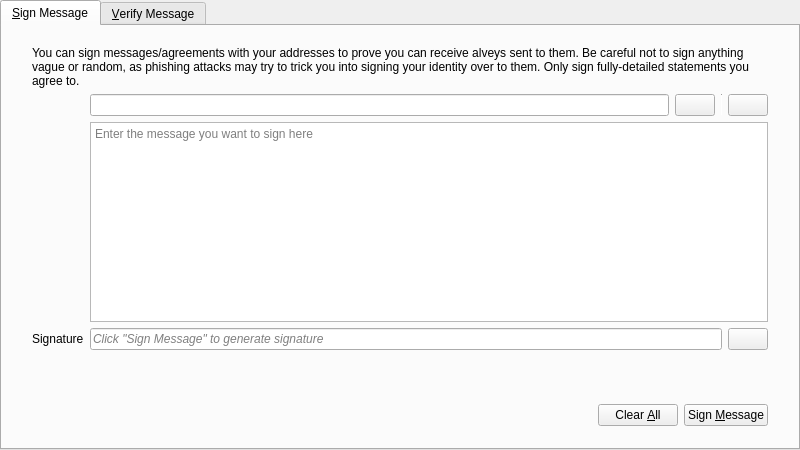
<?xml version="1.0" encoding="UTF-8"?>
<ui version="4.0">
 <class>SignVerifyMessageDialog</class>
 <widget class="QDialog" name="SignVerifyMessageDialog">
  <property name="geometry">
   <rect>
    <x>0</x>
    <y>0</y>
    <width>800</width>
    <height>450</height>
   </rect>
  </property>
  <property name="windowTitle">
   <string>Signatures - Sign / Verify a Message</string>
  </property>
  <property name="modal">
   <bool>true</bool>
  </property>
  <layout class="QVBoxLayout" name="verticalLayout">
   <property name="leftMargin">
    <number>0</number>
   </property>
   <property name="topMargin">
    <number>0</number>
   </property>
   <property name="rightMargin">
    <number>0</number>
   </property>
   <property name="bottomMargin">
    <number>0</number>
   </property>
   <item>
    <widget class="QTabWidget" name="tabWidget">
     <property name="currentIndex">
      <number>0</number>
     </property>
     <widget class="QWidget" name="tabSignMessage">
      <attribute name="title">
       <string>&amp;Sign Message</string>
      </attribute>
      <layout class="QVBoxLayout" name="verticalLayout_SM">
       <property name="leftMargin">
        <number>0</number>
       </property>
       <property name="topMargin">
        <number>0</number>
       </property>
       <property name="rightMargin">
        <number>0</number>
       </property>
       <property name="bottomMargin">
        <number>0</number>
       </property>
       <item>
        <layout class="QVBoxLayout" name="verticalLayout_3">
         <property name="leftMargin">
          <number>30</number>
         </property>
         <property name="topMargin">
          <number>20</number>
         </property>
         <property name="rightMargin">
          <number>30</number>
         </property>
         <property name="bottomMargin">
          <number>20</number>
         </property>
         <item>
          <layout class="QGridLayout" name="gridLayout">
           <item row="1" column="1">
            <layout class="QHBoxLayout" name="horizontalLayout_1_SM">
             <property name="spacing">
              <number>6</number>
             </property>
             <item>
              <widget class="QValidatedLineEdit" name="addressIn_SM">
               <property name="toolTip">
                <string>The AlveyCoin address to sign the message with</string>
               </property>
              </widget>
             </item>
             <item>
              <widget class="AlveyCoinPushButton" name="addressBookButton_SM">
               <property name="toolTip">
                <string>Choose previously used address</string>
               </property>
               <property name="text">
                <string/>
               </property>
               <property name="icon">
                <iconset resource="../bitcoin.lrc">
                 <normaloff>:/icons/address-book</normaloff>:/icons/address-book</iconset>
               </property>
               <property name="shortcut">
                <string>Alt+A</string>
               </property>
               <property name="autoDefault">
                <bool>false</bool>
               </property>
              </widget>
             </item>
             <item>
              <widget class="Line" name="vLine">
               <property name="maximumSize">
                <size>
                 <width>1</width>
                 <height>22</height>
                </size>
               </property>
               <property name="orientation">
                <enum>Qt::Vertical</enum>
               </property>
              </widget>
             </item>
             <item>
              <widget class="AlveyCoinPushButton" name="pasteButton_SM">
               <property name="toolTip">
                <string>Paste address from clipboard</string>
               </property>
               <property name="text">
                <string/>
               </property>
               <property name="icon">
                <iconset resource="../bitcoin.lrc">
                 <normaloff>:/icons/editpaste</normaloff>:/icons/editpaste</iconset>
               </property>
               <property name="shortcut">
                <string>Alt+P</string>
               </property>
               <property name="autoDefault">
                <bool>false</bool>
               </property>
              </widget>
             </item>
            </layout>
           </item>
           <item row="2" column="1">
            <widget class="QPlainTextEdit" name="messageIn_SM">
             <property name="toolTip">
              <string>Enter the message you want to sign here</string>
             </property>
             <property name="placeholderText">
              <string>Enter the message you want to sign here</string>
             </property>
            </widget>
           </item>
           <item row="3" column="1">
            <layout class="QHBoxLayout" name="horizontalLayout_2_SM">
             <property name="spacing">
              <number>6</number>
             </property>
             <item>
              <widget class="QLineEdit" name="signatureOut_SM">
               <property name="font">
                <font>
                 <italic>true</italic>
                </font>
               </property>
               <property name="readOnly">
                <bool>true</bool>
               </property>
               <property name="placeholderText">
                <string>Click &quot;Sign Message&quot; to generate signature</string>
               </property>
              </widget>
             </item>
             <item>
              <widget class="AlveyCoinPushButton" name="copySignatureButton_SM">
               <property name="toolTip">
                <string>Copy the current signature to the system clipboard</string>
               </property>
               <property name="text">
                <string/>
               </property>
               <property name="icon">
                <iconset resource="../bitcoin.lrc">
                 <normaloff>:/icons/editcopy</normaloff>:/icons/editcopy</iconset>
               </property>
               <property name="autoDefault">
                <bool>false</bool>
               </property>
              </widget>
             </item>
            </layout>
           </item>
           <item row="3" column="0">
            <widget class="QLabel" name="signatureLabel_SM">
             <property name="text">
              <string>Signature</string>
             </property>
             <property name="textFormat">
              <enum>Qt::PlainText</enum>
             </property>
            </widget>
           </item>
           <item row="0" column="0" colspan="2">
            <widget class="QLabel" name="infoLabel_SM">
             <property name="text">
              <string>You can sign messages/agreements with your addresses to prove you can receive alveys sent to them. Be careful not to sign anything vague or random, as phishing attacks may try to trick you into signing your identity over to them. Only sign fully-detailed statements you agree to.</string>
             </property>
             <property name="textFormat">
              <enum>Qt::PlainText</enum>
             </property>
             <property name="wordWrap">
              <bool>true</bool>
             </property>
            </widget>
           </item>
          </layout>
         </item>
        </layout>
       </item>
       <item>
        <widget class="QWidget" name="buttonsContainerWhite" native="true">
         <layout class="QHBoxLayout" name="horizontalLayout">
          <property name="leftMargin">
           <number>30</number>
          </property>
          <property name="topMargin">
           <number>15</number>
          </property>
          <property name="rightMargin">
           <number>30</number>
          </property>
          <item>
           <spacer name="horizontalSpacer_1_SM">
            <property name="orientation">
             <enum>Qt::Horizontal</enum>
            </property>
            <property name="sizeHint" stdset="0">
             <size>
              <width>40</width>
              <height>48</height>
             </size>
            </property>
           </spacer>
          </item>
          <item>
           <widget class="QLabel" name="statusLabel_SM">
            <property name="font">
             <font>
              <weight>75</weight>
              <bold>true</bold>
             </font>
            </property>
            <property name="text">
             <string/>
            </property>
            <property name="wordWrap">
             <bool>true</bool>
            </property>
           </widget>
          </item>
          <item>
           <spacer name="horizontalSpacer_2_SM">
            <property name="orientation">
             <enum>Qt::Horizontal</enum>
            </property>
            <property name="sizeHint" stdset="0">
             <size>
              <width>40</width>
              <height>48</height>
             </size>
            </property>
           </spacer>
          </item>
          <item>
           <widget class="AlveyCoinPushButton" name="clearButton_SM">
            <property name="toolTip">
             <string>Reset all sign message fields</string>
            </property>
            <property name="text">
             <string>Clear &amp;All</string>
            </property>
            <property name="icon">
             <iconset resource="../bitcoin.lrc">
              <normaloff>:/icons/remove</normaloff>:/icons/remove</iconset>
            </property>
            <property name="autoDefault">
             <bool>false</bool>
            </property>
           </widget>
          </item>
          <item>
           <widget class="AlveyCoinPushButton" name="signMessageButton_SM">
            <property name="toolTip">
             <string>Sign the message to prove you own this AlveyCoin address</string>
            </property>
            <property name="text">
             <string>Sign &amp;Message</string>
            </property>
            <property name="icon">
             <iconset resource="../bitcoin.lrc">
              <normaloff>:/icons/edit</normaloff>:/icons/edit</iconset>
            </property>
            <property name="autoDefault">
             <bool>false</bool>
            </property>
           </widget>
          </item>
         </layout>
        </widget>
       </item>
      </layout>
     </widget>
     <widget class="QWidget" name="tabVerifyMessage">
      <attribute name="title">
       <string>&amp;Verify Message</string>
      </attribute>
      <layout class="QVBoxLayout" name="verticalLayout_VM">
       <property name="leftMargin">
        <number>0</number>
       </property>
       <property name="topMargin">
        <number>0</number>
       </property>
       <property name="rightMargin">
        <number>0</number>
       </property>
       <property name="bottomMargin">
        <number>0</number>
       </property>
       <item>
        <layout class="QVBoxLayout" name="verticalLayout_2">
         <property name="leftMargin">
          <number>30</number>
         </property>
         <property name="topMargin">
          <number>20</number>
         </property>
         <property name="rightMargin">
          <number>30</number>
         </property>
         <property name="bottomMargin">
          <number>20</number>
         </property>
         <item>
          <widget class="QLabel" name="infoLabel_VM">
           <property name="text">
            <string>Enter the receiver's address, message (ensure you copy line breaks, spaces, tabs, etc. exactly) and signature below to verify the message. Be careful not to read more into the signature than what is in the signed message itself, to avoid being tricked by a man-in-the-middle attack. Note that this only proves the signing party receives with the address, it cannot prove sendership of any transaction!</string>
           </property>
           <property name="textFormat">
            <enum>Qt::PlainText</enum>
           </property>
           <property name="alignment">
            <set>Qt::AlignLeading|Qt::AlignLeft|Qt::AlignTop</set>
           </property>
           <property name="wordWrap">
            <bool>true</bool>
           </property>
          </widget>
         </item>
         <item>
          <layout class="QHBoxLayout" name="horizontalLayout_1_VM">
           <property name="spacing">
            <number>6</number>
           </property>
           <item>
            <widget class="QValidatedLineEdit" name="addressIn_VM">
             <property name="toolTip">
              <string>The AlveyCoin address the message was signed with</string>
             </property>
            </widget>
           </item>
           <item>
            <widget class="AlveyCoinPushButton" name="addressBookButton_VM">
             <property name="toolTip">
              <string>Choose previously used address</string>
             </property>
             <property name="text">
              <string/>
             </property>
             <property name="icon">
              <iconset resource="../bitcoin.lrc">
               <normaloff>:/icons/address-book</normaloff>:/icons/address-book</iconset>
             </property>
             <property name="shortcut">
              <string>Alt+A</string>
             </property>
             <property name="autoDefault">
              <bool>false</bool>
             </property>
            </widget>
           </item>
          </layout>
         </item>
         <item>
          <widget class="QPlainTextEdit" name="messageIn_VM">
           <property name="toolTip">
            <string>The signed message to verify</string>
           </property>
           <property name="placeholderText">
            <string>The signed message to verify</string>
           </property>
          </widget>
         </item>
         <item>
          <widget class="QValidatedLineEdit" name="signatureIn_VM">
           <property name="toolTip">
            <string>The signature given when the message was signed</string>
           </property>
           <property name="placeholderText">
            <string>The signature given when the message was signed</string>
           </property>
          </widget>
         </item>
        </layout>
       </item>
       <item>
        <widget class="QWidget" name="buttonsContainerWhite_" native="true">
         <layout class="QHBoxLayout" name="horizontalLayout_2">
          <property name="leftMargin">
           <number>30</number>
          </property>
          <property name="topMargin">
           <number>15</number>
          </property>
          <property name="rightMargin">
           <number>30</number>
          </property>
          <item>
           <spacer name="horizontalSpacer_1_VM">
            <property name="orientation">
             <enum>Qt::Horizontal</enum>
            </property>
            <property name="sizeHint" stdset="0">
             <size>
              <width>40</width>
              <height>48</height>
             </size>
            </property>
           </spacer>
          </item>
          <item>
           <widget class="QLabel" name="statusLabel_VM">
            <property name="font">
             <font>
              <weight>75</weight>
              <bold>true</bold>
             </font>
            </property>
            <property name="text">
             <string/>
            </property>
            <property name="wordWrap">
             <bool>true</bool>
            </property>
           </widget>
          </item>
          <item>
           <spacer name="horizontalSpacer_2_VM">
            <property name="orientation">
             <enum>Qt::Horizontal</enum>
            </property>
            <property name="sizeHint" stdset="0">
             <size>
              <width>40</width>
              <height>48</height>
             </size>
            </property>
           </spacer>
          </item>
          <item>
           <widget class="AlveyCoinPushButton" name="clearButton_VM">
            <property name="toolTip">
             <string>Reset all verify message fields</string>
            </property>
            <property name="text">
             <string>Clear &amp;All</string>
            </property>
            <property name="icon">
             <iconset resource="../bitcoin.lrc">
              <normaloff>:/icons/remove</normaloff>:/icons/remove</iconset>
            </property>
            <property name="autoDefault">
             <bool>false</bool>
            </property>
           </widget>
          </item>
          <item>
           <widget class="AlveyCoinPushButton" name="verifyMessageButton_VM">
            <property name="toolTip">
             <string>Verify the message to ensure it was signed with the specified AlveyCoin address</string>
            </property>
            <property name="text">
             <string>Verify &amp;Message</string>
            </property>
            <property name="icon">
             <iconset resource="../bitcoin.lrc">
              <normaloff>:/icons/transaction_0</normaloff>:/icons/transaction_0</iconset>
            </property>
            <property name="autoDefault">
             <bool>false</bool>
            </property>
           </widget>
          </item>
         </layout>
        </widget>
       </item>
      </layout>
     </widget>
    </widget>
   </item>
  </layout>
 </widget>
 <customwidgets>
  <customwidget>
   <class>QValidatedLineEdit</class>
   <extends>QLineEdit</extends>
   <header>qt/qvalidatedlineedit.h</header>
  </customwidget>
  <customwidget>
   <class>AlveyCoinPushButton</class>
   <extends>QPushButton</extends>
   <header>qt/alveypushbutton.h</header>
  </customwidget>
 </customwidgets>
 <resources>
  <include location="../bitcoin.lrc"/>
 </resources>
 <connections/>
</ui>
